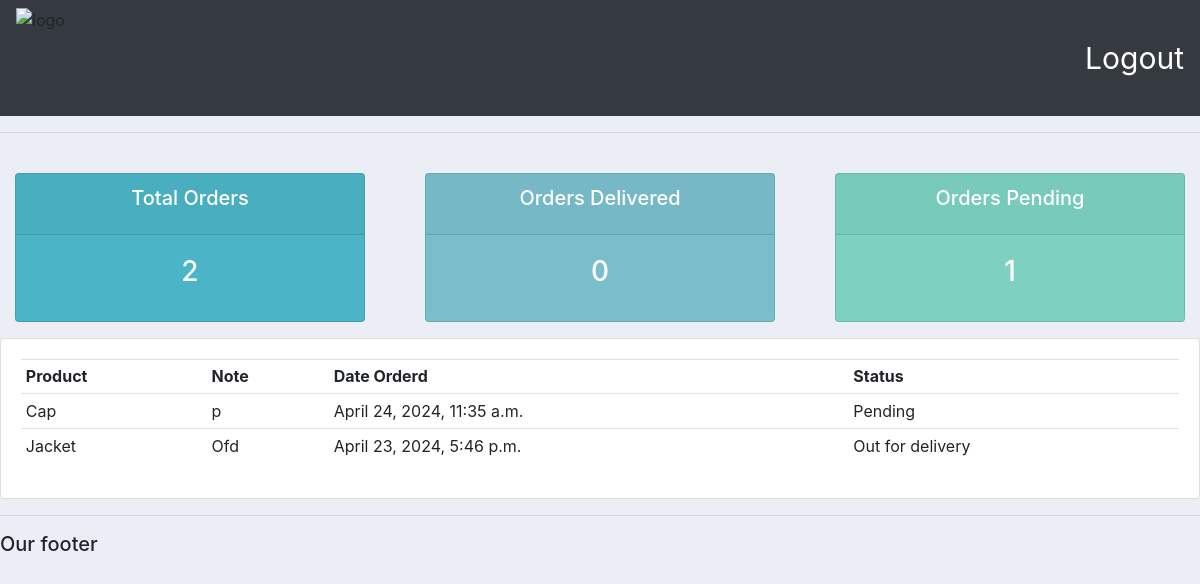
Page /user/ (signed in) on the committed database.
### accounts/models.py (models this page shows, shortened)
class Order(models.Model):
    STATUS = (
        ('Pending', 'Pending'),
        ('Out for delivery', 'Out for delivery'),
        ('Delivered', 'Delivered'),
    )
    customer = models.ForeignKey(Customer, null=True, on_delete=models.SET_NULL)
    product = models.ForeignKey(Product, null=True, on_delete=models.SET_NULL)
    date_created = models.DateTimeField(auto_now_add=True)
    status = models.CharField(max_length=200, null=True, choices=STATUS)
    note = models.CharField(max_length=1000, null=True)

class Product(models.Model):
    Category = (
        ('Indoor', 'Indoor'),
        ('Outdoor', 'Outdoor'),
        ('Delivery', 'Delivered'),
    )
    name = models.CharField(max_length=200, null=True)
    price = models.FloatField(null=True)
    category = models.CharField(max_length=200, null=True, choices=Category)
    description = models.CharField(max_length=200, null=True)
    date_created = models.DateTimeField(auto_now_add=True, null=True)
    tags = models.ManyToManyField(Tag)

### accounts/decorators.py (the view)
        def inner(request, *args, **kwargs):
            user_group = None
            if request.user.groups.exists():
                all_groups = request.user.groups.all()
                user_group = all_groups[0].name
            if user_group in allowed_roles:
                return views_func(request, *args, **kwargs)
            else:
                return HttpResponse('Sorry! You are not allowed to see this page.')

### accounts/views.py (called while the page is built)
@login_required(login_url='login')
@allowed_users(allowed_roles=['customer'])
def userPage(request):
    orders = request.user.customer.order_set.all()
    total_orders = orders.count()
    delivered = orders.filter(status = 'Delivered').count()
    pending = orders.filter(status = 'Pending').count()
    context = {'orders' : orders, 'total_orders':total_orders, 'delivered': delivered, 'pending':pending}
    return render(request, 'accounts/user.html', context)

### crm/templates/accounts/user.html
{% extends 'accounts/main.html' %}
{% block content %}
{% include 'accounts/status.html' %}
<div class="row">
    <div class="col-md">
        <div class="card card-body">
            <table class="table table-sm">
                <tr>
                    <th>Product</th>
                    <th>Note</th>
                    <th>Date Orderd</th>
                    <th>Status</th>
                </tr>
                {% for i in orders %}
                <tr>
                    <td>{{i.product.name}}</td>
                    <td>{{i.note}}</td>
                    <td>{{i.product.date_created}}</td>
                    <td>{{i.status}}</td>
                </tr>
                {% endfor %}
            </table>
        </div>
    </div>
</div>
{% endblock content %}

### static/css/main.css (style rules this page uses)
body { background-color: #ebeff5; }

### rows in the picture
Order: product.name "Cap", note "p", product.date_created "April 24, 2024, 11:35 a.m.", status "Pending"
Order: product.name "Jacket", note "Ofd", product.date_created "April 23, 2024, 5:46 p.m.", status "Out for delivery"

### other values in the picture
{{ total_orders }} "2"
{{ delivered }} "0"
{{ pending }} "1"
